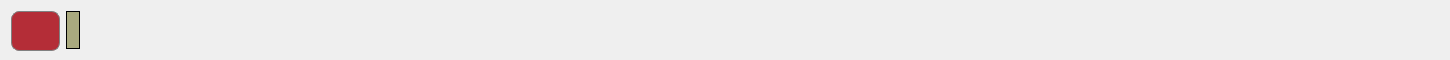
<?xml version="1.0" encoding="UTF-8"?>
<ui version="4.0">
 <class>MChat</class>
 <widget class="QWidget" name="MChat">
  <property name="geometry">
   <rect>
    <x>0</x>
    <y>0</y>
    <width>1450</width>
    <height>60</height>
   </rect>
  </property>
  <property name="minimumSize">
   <size>
    <width>1450</width>
    <height>60</height>
   </size>
  </property>
  <property name="maximumSize">
   <size>
    <width>1450</width>
    <height>60</height>
   </size>
  </property>
  <property name="windowTitle">
   <string>Form</string>
  </property>
  <layout class="QVBoxLayout" name="verticalLayout">
   <item>
    <layout class="QHBoxLayout" name="horizontalLayout">
     <item>
      <widget class="QPushButton" name="pushButton">
       <property name="minimumSize">
        <size>
         <width>0</width>
         <height>40</height>
        </size>
       </property>
       <property name="maximumSize">
        <size>
         <width>16777215</width>
         <height>40</height>
        </size>
       </property>
       <property name="font">
        <font>
         <family>方正粗黑宋简体</family>
         <pointsize>15</pointsize>
        </font>
       </property>
       <property name="styleSheet">
        <string notr="true">color: rgb(255, 255, 255);background:rgb(180, 45, 55);border:1px solid grey; border-radius: 8px;</string>
       </property>
       <property name="text">
        <string/>
       </property>
      </widget>
     </item>
     <item>
      <widget class="QLabel" name="label">
       <property name="maximumSize">
        <size>
         <width>16777215</width>
         <height>40</height>
        </size>
       </property>
       <property name="font">
        <font>
         <family>方正粗黑宋简体</family>
         <pointsize>15</pointsize>
        </font>
       </property>
       <property name="styleSheet">
        <string notr="true">color: rgb(255, 255, 255);border:1px solid ; border-radius: 8px;
background-color: rgb(170, 170, 127);</string>
       </property>
       <property name="text">
        <string/>
       </property>
       <property name="alignment">
        <set>Qt::AlignLeading|Qt::AlignLeft|Qt::AlignVCenter</set>
       </property>
      </widget>
     </item>
     <item>
      <spacer name="horizontalSpacer">
       <property name="orientation">
        <enum>Qt::Horizontal</enum>
       </property>
       <property name="sizeHint" stdset="0">
        <size>
         <width>40</width>
         <height>20</height>
        </size>
       </property>
      </spacer>
     </item>
     <item>
      <widget class="QLabel" name="label_id">
       <property name="enabled">
        <bool>true</bool>
       </property>
       <property name="text">
        <string/>
       </property>
      </widget>
     </item>
    </layout>
   </item>
  </layout>
 </widget>
 <resources/>
 <connections/>
</ui>
